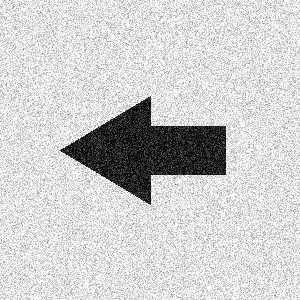
#> input picture arrow_recongnize/samples/arrow_left_noisy.png, 300 x 300 px, given in place of the camera
$ python detect_webcam.py
#> lines starting #> are read from the running program, lines starting #| are printed output that depends on the picture; after the words box and inside, x2 and y2 are one past the last pixel; in counts of white or black regions, pixels touching at a corner belong together
#> in main, frame is the input picture: shape (300, 300, 3); min 0, max 255, mean 207.6
### arrow_recongnize/arrow_detector.py
"""箭头方向识别 - 基于 OpenCV 的几何方法.

算法流程:
    1. 灰度 + 高斯模糊 + Otsu 二值化 (自动判断前景色, 保证箭头为白)
    2. 形态学闭运算填补小空洞
    3. 找最大外轮廓 -> 求凸包 -> 凸包多边形近似 (5 个顶点左右)
    4. 在凸包顶点中找内角最小者作为"箭头尖端"
    5. 计算尖端相对轮廓质心的角度, 映射为 前/左/右/未知
"""
from __future__ import annotations

from dataclasses import dataclass
from typing import Optional, Tuple

import cv2
import numpy as np


# 方向常量 (中文给程序使用, 英文用于在图片上叠加显示, 因为 cv2.putText 不支持中文)
DIRECTION_FORWARD = "前"
DIRECTION_LEFT = "左"
DIRECTION_RIGHT = "右"
DIRECTION_UNKNOWN = "未知"

_EN_LABEL = {
    DIRECTION_FORWARD: "FORWARD",
    DIRECTION_LEFT: "LEFT",
    DIRECTION_RIGHT: "RIGHT",
    DIRECTION_UNKNOWN: "UNKNOWN",
}


@dataclass
class ArrowResult:
    """箭头识别结果."""
    direction: str                   # "前" / "左" / "右" / "未知"
    angle_deg: float                 # 质心 -> 尖端 的角度, 0=右, 90=上, 180/-180=左, -90=下
    tip: Tuple[int, int]             # 尖端像素坐标 (x, y)
    centroid: Tuple[int, int]        # 质心像素坐标 (x, y)
    contour: np.ndarray              # 原始最大轮廓
    confidence: float                # 0~1, 综合"尖端锐利度"与"角度落在某方向中心程度"

    @property
    def en_label(self) -> str:
        return _EN_LABEL.get(self.direction, "UNKNOWN")


# ---------- 内部辅助 ----------

def _preprocess(img: np.ndarray) -> np.ndarray:
    """返回箭头为白色 (255), 背景为黑色 (0) 的二值图."""
    if img.ndim == 3:
        gray = cv2.cvtColor(img, cv2.COLOR_BGR2GRAY)
    else:
        gray = img
    gray = cv2.GaussianBlur(gray, (5, 5), 0)
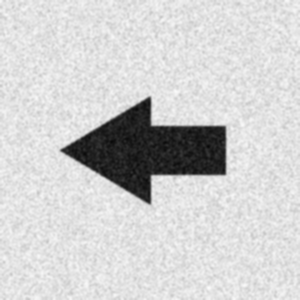
#> gray: shape (300, 300); min 9, max 250, mean 207.6
    _, binary = cv2.threshold(gray, 0, 255, cv2.THRESH_BINARY + cv2.THRESH_OTSU)
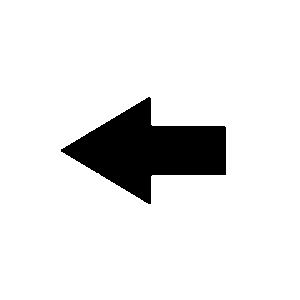
#> binary: shape (300, 300); 90.4% white; 1 black region, box (x1, y1, x2, y2) and area: (61, 97, 226, 204) 8678
    # Otsu 后若白色像素超过一半, 说明背景被算成了白色, 需要反转让箭头变白
    if cv2.countNonZero(binary) > binary.size / 2:
        binary = cv2.bitwise_not(binary)
#> binary: shape (300, 300); 9.6% white; 1 white region
    # 闭运算填掉箭头内部的小空洞 / 毛刺
    kernel = np.ones((3, 3), np.uint8)
    binary = cv2.morphologyEx(binary, cv2.MORPH_CLOSE, kernel)
    return binary


def _largest_contour(binary: np.ndarray, min_area_frac: float = 0.002) -> Optional[np.ndarray]:
    """返回二值图中面积最大且大于 min_area_frac * 图像面积 的外轮廓."""
#> called with min_area_frac = 0.002
    contours, _ = cv2.findContours(binary, cv2.RETR_EXTERNAL, cv2.CHAIN_APPROX_SIMPLE)
#> contours = 1 contour; box (x1, y1, x2, y2) and area: (61, 97, 226, 204) 8462
    if not contours:
        return None
    img_area = binary.shape[0] * binary.shape[1]
#> img_area = 90000
    contours = [c for c in contours if cv2.contourArea(c) >= img_area * min_area_frac]
    if not contours:
        return None
    return max(contours, key=cv2.contourArea)


def _hull_polygon(contour: np.ndarray) -> np.ndarray:
    """凸包 + 多边形近似, 返回 (N, 2) 的顶点数组.

    用凸包可以自动剔除箭头颈部的凹陷缺口顶点 (那两个会被误判为尖端).
    """
    hull = cv2.convexHull(contour)
    peri = cv2.arcLength(hull, True)
    # 0.02 倍周长一般能把弧形尖端简化到一个顶点
    approx = cv2.approxPolyDP(hull, max(peri * 0.02, 2.0), True)
    if len(approx) < 3:
        # 退化情况, 用原始凸包
        approx = hull
    return approx.reshape(-1, 2)


def _find_tip(pts: np.ndarray, centroid: np.ndarray) -> Tuple[int, float]:
    """在凸包顶点中找"最尖"的, 返回 (顶点索引, 内角余弦).

    定义"尖锐度" = 顶点处两条相邻边夹角的余弦, 越接近 1 越尖.
    用 (尖锐度 + 1) * 到质心距离 作为综合得分, 防止把次尖的近距离点选成尖端.
    """
    n = len(pts)
    best_idx = 0
    best_score = -float("inf")
    best_cos = -1.0
    for i in range(n):
        prev_pt = pts[(i - 1) % n]
        next_pt = pts[(i + 1) % n]
        v1 = prev_pt - pts[i]
        v2 = next_pt - pts[i]
        nrm = np.linalg.norm(v1) * np.linalg.norm(v2)
        if nrm < 1e-6:
            continue
        cos_a = float(np.dot(v1, v2) / nrm)
        dist = float(np.linalg.norm(pts[i] - centroid))
        score = (cos_a + 1.0) * dist  # 两个因子都恒非负, 兼顾"尖"和"远"
        if score > best_score:
            best_score = score
            best_idx = i
            best_cos = cos_a
    return best_idx, best_cos


def _classify_angle(angle_deg: float) -> Tuple[str, float]:
    """把方向角映射到 前/左/右/未知, 同时给出 0~1 的置信度.

    坐标系: 0° = 右, 90° = 上, ±180° = 左, -90° = 下 (与 atan2(-dy, dx) 一致).
    用 ±45° 的扇区划分; 落到"下"方向 (-135°~-45°) 时返回"未知".
    """
    a = angle_deg
    if 45.0 <= a <= 135.0:
        return DIRECTION_FORWARD, 1.0 - abs(a - 90.0) / 45.0
    if -45.0 <= a <= 45.0:
        return DIRECTION_RIGHT, 1.0 - abs(a) / 45.0
    if a >= 135.0 or a <= -135.0:
        d_to_180 = min(abs(a - 180.0), abs(a + 180.0))
        return DIRECTION_LEFT, 1.0 - d_to_180 / 45.0
    return DIRECTION_UNKNOWN, 0.0


# ---------- 对外接口 ----------

def detect_arrow(img: np.ndarray) -> Optional[ArrowResult]:
    """识别图中最大的箭头, 返回方向; 找不到合适轮廓时返回 None."""
    binary = _preprocess(img)
    contour = _largest_contour(binary)
#> contour = contour of 150 points, box (x1, y1, x2, y2) (61, 97, 226, 204), area 8462
    if contour is None:
        return None

    M = cv2.moments(contour)
#> M = moments, m00 8462, centre m10/m00, m01/m00 = (148.7, 150)
    if M["m00"] == 0:
        return None
    cx = M["m10"] / M["m00"]
#> cx = 148.7
    cy = M["m01"] / M["m00"]
#> cy = 150
    centroid = np.array([cx, cy])
#> centroid = [148.7, 150]

    pts = _hull_polygon(contour)
#> in _hull_polygon, `hull = cv2.convexHull(contour)`: hull = contour of 12 points, box (x1, y1, x2, y2) (61, 97, 226, 204), area 10690
#> in _hull_polygon, `peri = cv2.arcLength(hull, True)`: peri = 417
#> in _hull_polygon, `approx = cv2.approxPolyDP(hull, max(peri * 0.02, 2.0), True)`: approx = [[61, 149], [149, 97], [225, 127], [225, 174], [148, 203]]
#> pts has the same summary as approx in _hull_polygon
    tip_idx, cos_tip = _find_tip(pts, centroid)
#> in _find_tip, `n = len(pts)`: n = 5
#> the loop in _find_tip, `for i in range(n):` made 5 passes
#> (prev_pt, next_pt, v1, v2, nrm, cos_a, dist, score) on pass 1: ([148, 203], [149, 97], [87, 54], [88, -52], 10466.5, 0.463, 87.73, 128.4)
#> (prev_pt, next_pt, v1, v2, nrm, cos_a, dist, score) on passes 2 to 5: ([61, 149], [225, 127], [-88, 52], [76, 30], 8351.7, -0.614, 53.01, 20.46), ([149, 97], [225, 174], [-76, -30], [0, 47], 3840.2, -0.367, 79.67, 50.42), ([225, 127], [148, 203], [0, -47], [-77, 29], 3867.2, -0.352, 79.96, 51.78), ([225, 174], [61, 149], [77, -29], [-87, -54], 8425.2, -0.609, 53, 20.71)
#> after the loop in _find_tip, `for i in range(n):`: best_cos = 0.463; best_idx = 0; best_score = 128.4
#> tip_idx = 0; cos_tip = 0.463
    tip = pts[tip_idx]
#> tip = [61, 149]

    dx = float(tip[0]) - cx
#> dx = -87.72
    dy = float(tip[1]) - cy
#> dy = -1.01
    # 图像坐标 y 向下, 翻转 dy 后 atan2 得到的角度: 0=右, 90=上, ±180=左
    angle_deg = float(np.degrees(np.arctan2(-dy, dx)))
#> angle_deg = 179.3

    direction, dir_conf = _classify_angle(angle_deg)
#> in _classify_angle, `d_to_180 = min(abs(a - 180.0), abs(a + 180.0))`: d_to_180 = 0.657
#> direction = '左'; dir_conf = 0.985
    sharp_conf = max(0.0, (cos_tip + 1.0) / 2.0)
#> sharp_conf = 0.732
    confidence = float(max(0.0, min(1.0, 0.5 * dir_conf + 0.5 * sharp_conf)))
#> confidence = 0.858

    return ArrowResult(
        direction=direction,
        angle_deg=angle_deg,
        tip=(int(tip[0]), int(tip[1])),
        centroid=(int(cx), int(cy)),
        contour=contour,
        confidence=confidence,
    )


def annotate(img: np.ndarray, result: ArrowResult) -> np.ndarray:
    """在图上画出轮廓 / 质心 / 尖端 / 方向标签, 返回新图 (BGR)."""
    out = img.copy()
    if out.ndim == 2:
        out = cv2.cvtColor(out, cv2.COLOR_GRAY2BGR)
    cv2.drawContours(out, [result.contour], -1, (0, 255, 0), 2)
    cv2.arrowedLine(out, result.centroid, result.tip, (0, 255, 255), 3, tipLength=0.2)
    cv2.circle(out, result.tip, 8, (0, 0, 255), -1)
    cv2.circle(out, result.centroid, 6, (255, 0, 0), -1)
#> out: shape (300, 300, 3); mean B, G, R 205.5, 210.5, 207
    label = f"{result.en_label} {int(round(result.angle_deg)):+4d} c={result.confidence:.2f}"
    cv2.putText(out, label, (10, 28), cv2.FONT_HERSHEY_SIMPLEX,
                0.6, (0, 0, 0), 4, cv2.LINE_AA)
    cv2.putText(out, label, (10, 28), cv2.FONT_HERSHEY_SIMPLEX,
                0.6, (0, 255, 0), 2, cv2.LINE_AA)
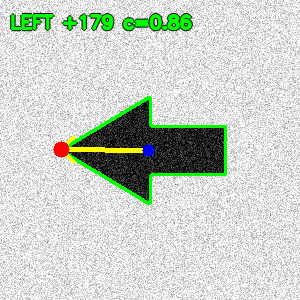
#> out: shape (300, 300, 3); mean B, G, R 200.5, 209.3, 202
    return out

### arrow_recongnize/detect_webcam.py
"""命令行: 打开摄像头实时识别箭头方向.

用法:
    python detect_webcam.py                  # 默认 0 号摄像头
    python detect_webcam.py --camera 1       # 选 1 号摄像头
    python detect_webcam.py --min-conf 0.3   # 最小置信度阈值

按 q 退出, 按 s 保存当前帧到 frame_*.png.
"""
from __future__ import annotations

import argparse
import sys
import time

import cv2

from arrow_detector import detect_arrow, annotate

if sys.platform == "win32":
    try:
        sys.stdout.reconfigure(encoding="utf-8")
        sys.stderr.reconfigure(encoding="utf-8")
    except (AttributeError, OSError):
        pass


def main() -> int:
    parser = argparse.ArgumentParser(description="摄像头实时箭头识别")
    parser.add_argument("--camera", type=int, default=0, help="摄像头编号 (默认 0)")
    parser.add_argument("--width", type=int, default=640, help="采集宽度")
    parser.add_argument("--height", type=int, default=480, help="采集高度")
    parser.add_argument("--min-conf", type=float, default=0.2,
                        help="低于该置信度的检测结果不在画面上叠加")
    args = parser.parse_args()

    cap = cv2.VideoCapture(args.camera, cv2.CAP_DSHOW if sys.platform == "win32" else 0)
    if not cap.isOpened():
        print(f"无法打开摄像头 {args.camera}", file=sys.stderr)
        return 1
    cap.set(cv2.CAP_PROP_FRAME_WIDTH, args.width)
    cap.set(cv2.CAP_PROP_FRAME_HEIGHT, args.height)

    print("摄像头已启动. 按 q 退出, 按 s 保存当前帧.")

    saved_count = 0
    prev_t = time.perf_counter()
    fps_smooth = 0.0
    try:
        while True:
            ok, frame = cap.read()
            if not ok:
                print("读取摄像头失败", file=sys.stderr)
                break

            result = detect_arrow(frame)
            if result is not None and result.confidence >= args.min_conf:
                frame = annotate(frame, result)
            else:
                cv2.putText(frame, "no arrow", (10, 30),
                            cv2.FONT_HERSHEY_SIMPLEX, 0.7, (0, 0, 255), 2)

            # FPS 显示
            now = time.perf_counter()
            dt = now - prev_t
            prev_t = now
            inst_fps = 1.0 / dt if dt > 0 else 0.0
            fps_smooth = 0.9 * fps_smooth + 0.1 * inst_fps
            cv2.putText(frame, f"{fps_smooth:4.1f} FPS",
                        (frame.shape[1] - 130, 30),
                        cv2.FONT_HERSHEY_SIMPLEX, 0.6, (255, 255, 255), 2)
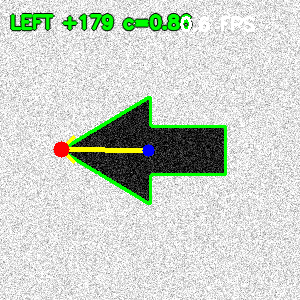
#> frame: shape (300, 300, 3); 0.49% of pixels changed, all inside (x1, y1, x2, y2) = (180, 16, 255, 32)

            cv2.imshow("arrow webcam", frame)
            key = cv2.waitKey(1) & 0xFF
#> (key q is pressed here)
            if key == ord("q"):
                break
            if key == ord("s"):
                fname = f"frame_{saved_count:03d}.png"
                cv2.imwrite(fname, frame)
                print(f"  已保存 {fname}")
                saved_count += 1
    finally:
        cap.release()
        cv2.destroyAllWindows()
    return 0


if __name__ == "__main__":
    sys.exit(main())
#> (the program exits here)

$ run again, on arrow_recongnize/samples/arrow_right_noisy.png
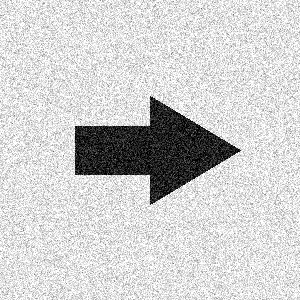
#> input picture arrow_recongnize/samples/arrow_right_noisy.png, 300 x 300 px, given in place of the camera
#> in main, frame is the input picture: shape (300, 300, 3); min 0, max 255, mean 207.4
#> in _preprocess, `_, binary = cv2.threshold(gray, 0, 255, cv2.THRESH_BINARY + cv2.THRESH..`:
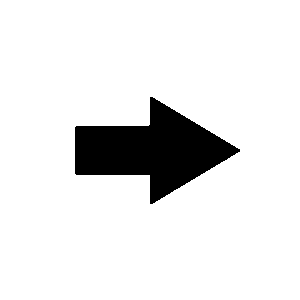
#> binary: shape (300, 300); 90.4% white; 1 black region, box (x1, y1, x2, y2) and area: (75, 97, 240, 204) 8676
#> contours = 1 contour; box (x1, y1, x2, y2) and area: (75, 97, 240, 204) 8460
#> contour = contour of 152 points, box (x1, y1, x2, y2) (75, 97, 240, 204), area 8460
#> M = moments, m00 8459.5, centre m10/m00, m01/m00 = (151.3, 150)
#> cx = 151.3
#> cy = 150
#> centroid = [151.3, 150]
#> hull = contour of 13 points, box (x1, y1, x2, y2) (75, 97, 240, 204), area 10680
#> peri = 416.5
#> approx = [[239, 149], [152, 203], [75, 173], [75, 127], [150, 97]]
#> pts has the same summary as approx in _hull_polygon
#> n = 5
#> the loop in _find_tip, `for i in range(n):` made 5 passes
#> (prev_pt, next_pt, v1, v2, nrm, cos_a, dist, score) on pass 1: ([150, 97], [152, 203], [-89, -52], [-87, 54], 10554.8, 0.468, 87.72, 128.7)
#> after the loop in _find_tip, `for i in range(n):`: best_cos = 0.468; best_idx = 0; best_score = 128.7
#> tip_idx = 0; cos_tip = 0.468
#> tip = [239, 149]
#> dx = 87.71
#> dy = -0.992
#> angle_deg = 0.648
#> direction = '右'; dir_conf = 0.986
#> sharp_conf = 0.734
#> confidence = 0.86
#> in main, `cv2.putText(frame, f"{fps_smooth:4.1f} FPS", (frame.shape[1] - 130, 30..`:
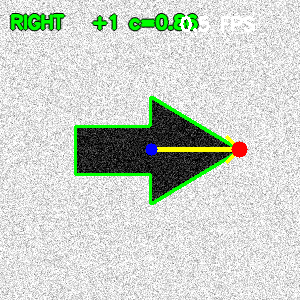
#> frame: shape (300, 300, 3); mean B, G, R 201.1, 209.5, 202.6

$ run again, on arrow_recongnize/samples/arrow_up_noisy.png
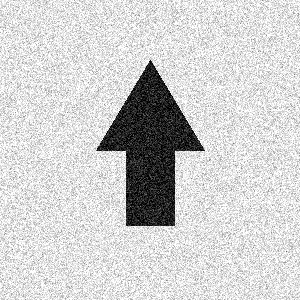
#> input picture arrow_recongnize/samples/arrow_up_noisy.png, 300 x 300 px, given in place of the camera
#> in main, frame is the input picture: shape (300, 300, 3); min 0, max 255, mean 207.5
#> in _preprocess, `_, binary = cv2.threshold(gray, 0, 255, cv2.THRESH_BINARY + cv2.THRESH..`:
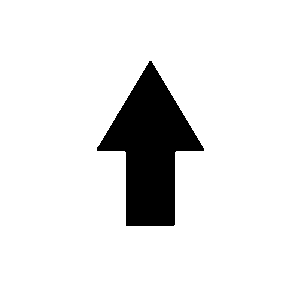
#> binary: shape (300, 300); 90.4% white; 1 black region, box (x1, y1, x2, y2) and area: (97, 61, 204, 226) 8680
#> contours = 1 contour; box (x1, y1, x2, y2) and area: (97, 61, 204, 226) 8464
#> contour = contour of 149 points, box (x1, y1, x2, y2) (97, 61, 204, 226), area 8464
#> M = moments, m00 8463.5, centre m10/m00, m01/m00 = (150, 148.7)
#> cx = 150
#> cy = 148.7
#> centroid = [150, 148.7]
#> hull = contour of 10 points, box (x1, y1, x2, y2) (97, 61, 204, 226), area 10704
#> peri = 417.2
#> approx = [[151, 61], [203, 150], [173, 225], [126, 225], [97, 147]]
#> pts has the same summary as approx in _hull_polygon
#> n = 5
#> the loop in _find_tip, `for i in range(n):` made 5 passes
#> (prev_pt, next_pt, v1, v2, nrm, cos_a, dist, score) on pass 1: ([97, 147], [203, 150], [-54, 86], [52, 89], 10467.3, 0.463, 87.73, 128.3)
#> after the loop in _find_tip, `for i in range(n):`: best_cos = 0.463; best_idx = 0; best_score = 128.3
#> tip_idx = 0; cos_tip = 0.463
#> tip = [151, 61]
#> dx = 1.01
#> dy = -87.72
#> angle_deg = 89.34
#> direction = '前'; dir_conf = 0.985
#> sharp_conf = 0.731
#> confidence = 0.858
#> in main, `cv2.putText(frame, f"{fps_smooth:4.1f} FPS", (frame.shape[1] - 130, 30..`:
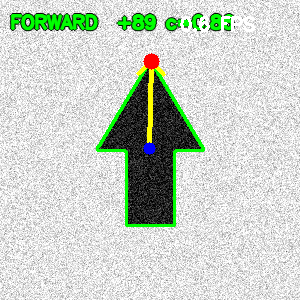
#> frame: shape (300, 300, 3); mean B, G, R 199.4, 209.3, 201
